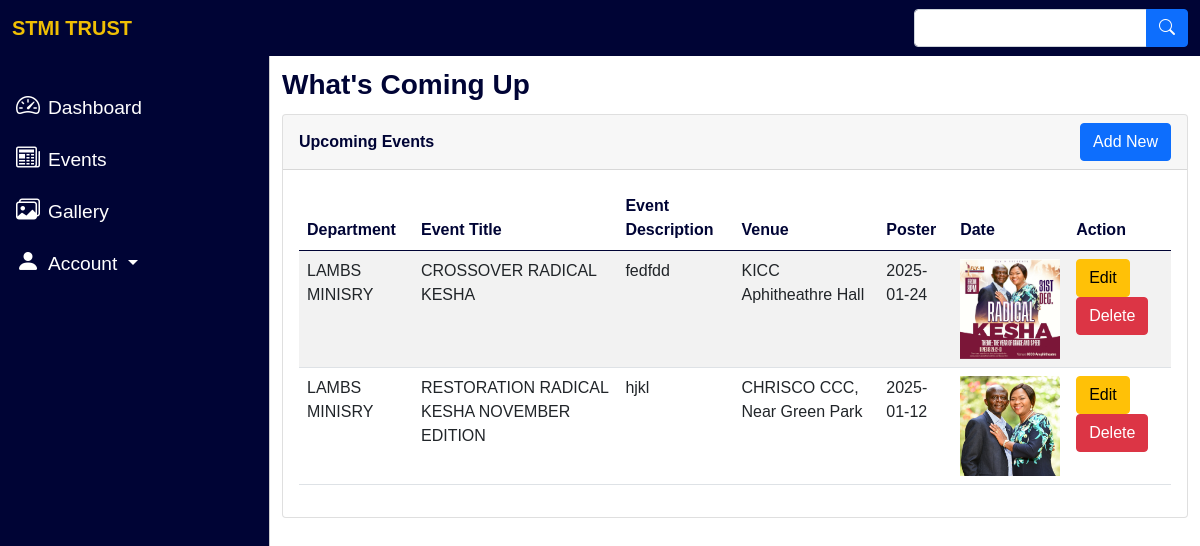
Page /admin/news.php (signed in) on the earlier database version.
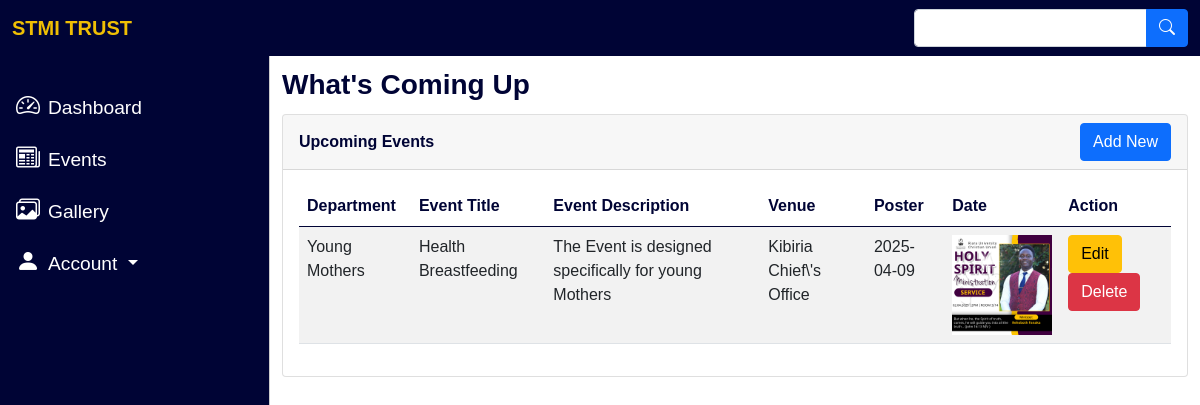
Same page on the later database version.
### tables this page shows
CREATE TABLE `events` (
  `id` int(11) NOT NULL,
  `department_assoc` varchar(100) NOT NULL,
  `event_title` varchar(100) NOT NULL,
  `event_description` varchar(255) NOT NULL,
  `venue` varchar(100) NOT NULL,
  `date` date NOT NULL,
  `photo` varchar(255) NOT NULL,
  `event_time` time NOT NULL
);

### admin/get_news.php (the view, shortened to what this page needs)
<?php
include 'config.php';
$sql = "SELECT id, department_assoc, event_title, event_description, venue, date, event_time, photo FROM events";
$result = $conn->query($sql);
if ($result->num_rows > 0) {
    while ($row = $result->fetch_assoc()) {
        $id = $row['id'];
        $department = htmlspecialchars($row['department_assoc']);
        $title = htmlspecialchars($row['event_title']);
        $description = htmlspecialchars($row['event_description']);
        $venue = htmlspecialchars($row['venue']);
        $date = htmlspecialchars($row['date']);
        $photo = htmlspecialchars($row['photo']);
        echo "<tr>";
        echo "<td>$department</td>";
        echo "<td>$title</td>";
        echo "<td>$description</td>";
        echo "<td>$venue</td>";
        echo "<td>$date</td>";
        echo "<td><img src='../uploads/$photo' alt='Photo' width='100' height='100'></td>";
        echo "<td>
                <button class='btn btn-warning' data-bs-toggle='modal' data-bs-target='#editModal$id'>Edit</button>
                <button class='btn btn-danger' data-bs-toggle='modal' data-bs-target='#deleteModal$id'>Delete</button>
              </td>";
        echo "</tr>";
    }
} else {
    echo "<tr><td colspan='7' class='text-center'>No events data found</td></tr>";
}
?>

Differences in the rows shown:
removed events: department_assoc "LAMBS MINISRY", event_title "CROSSOVER RADICAL KESHA", event_description "fedfdd", venue "KICC Aphitheathre Hall", date "2025-01-24", photo (picture)
removed events: department_assoc "LAMBS MINISRY", event_title "RESTORATION RADICAL KESHA NOVEMBER EDITION", event_description "hjkl", venue "CHRISCO CCC, Near Green Park", date "2025-01-12", photo (picture)
added events: department_assoc "Young Mothers", event_title "Health Breastfeeding", event_description "The Event is designed specifically for young Mothers", venue "Kibiria Chief\\'s Office", date "2025-04-09", photo (picture)
